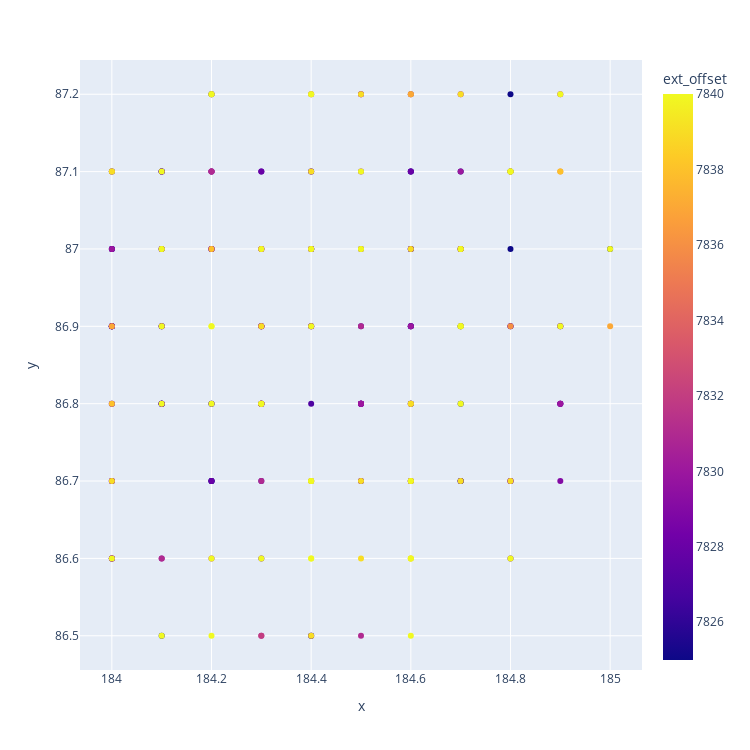

The notebook cell this image was saved under:
### Code cell
import pandas as pd
import plotly.express as px

#load data into a DataFrame object:
df = pd.DataFrame(gcDict)
df_filtered = df[df['success'] == 1]
fig = px.scatter(df_filtered, x="x", y="y", color="ext_offset",height=750,width=750)
fig.show()

### Figure 1 — Plotly figure (JSON) as saved in the notebook; plotly's stock layout.template omitted (floating-point values rounded to 4 significant figures; data arrays with more than 128 entries replaced by an {"elided": "..."} marker saying what was removed)
{"data": [{"hovertemplate": "x=%{x}<br>y=%{y}<br>ext_offset=%{marker.color}<extra></extra>", "legendgroup": "", "marker": {"color": {"elided": "246 int values"}, "coloraxis": "coloraxis", "symbol": "circle"}, "mode": "markers", "name": "", "orientation": "v", "showlegend": false, "type": "scatter", "x": {"elided": "246 float values"}, "xaxis": "x", "y": {"elided": "246 float values"}, "yaxis": "y"}], "layout": {"coloraxis": {"colorbar": {"title": {"text": "ext_offset"}}, "colorscale": [[0, "#0d0887"], [0.1111, "#46039f"], [0.2222, "#7201a8"], [0.3333, "#9c179e"], [0.4444, "#bd3786"], [0.5556, "#d8576b"], [0.6667, "#ed7953"], [0.7778, "#fb9f3a"], [0.8889, "#fdca26"], [1, "#f0f921"]]}, "height": 750, "legend": {"tracegroupgap": 0}, "margin": {"t": 60}, "width": 750, "xaxis": {"anchor": "y", "autorange": true, "domain": [0, 1], "range": [183.9, 185.1], "title": {"text": "x"}, "type": "linear"}, "yaxis": {"anchor": "x", "autorange": true, "domain": [0, 1], "range": [86.46, 87.24], "title": {"text": "y"}, "type": "linear"}}}
